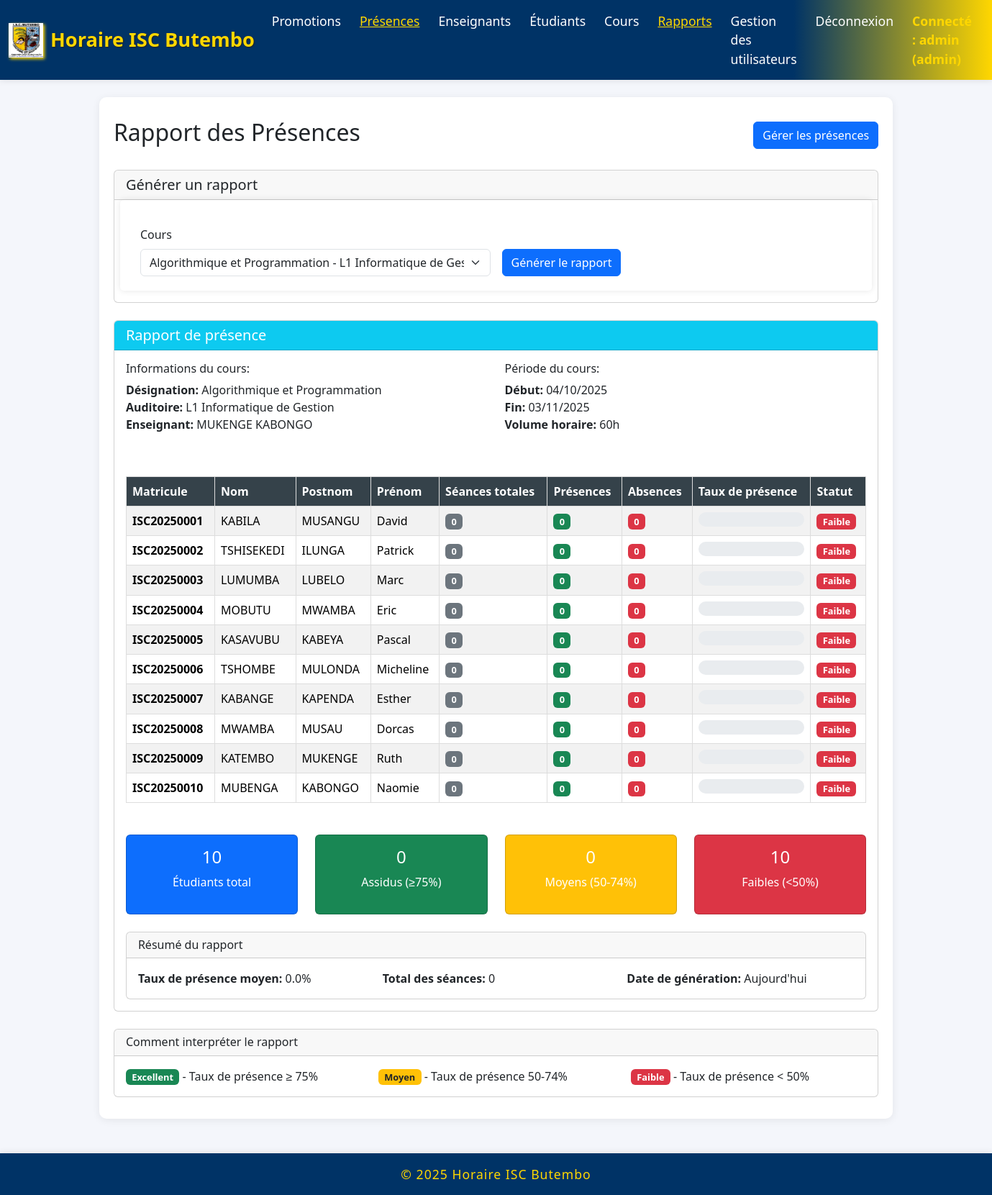
Page /presence/rapport?cours_id=1 (signed in) on the earlier database version.
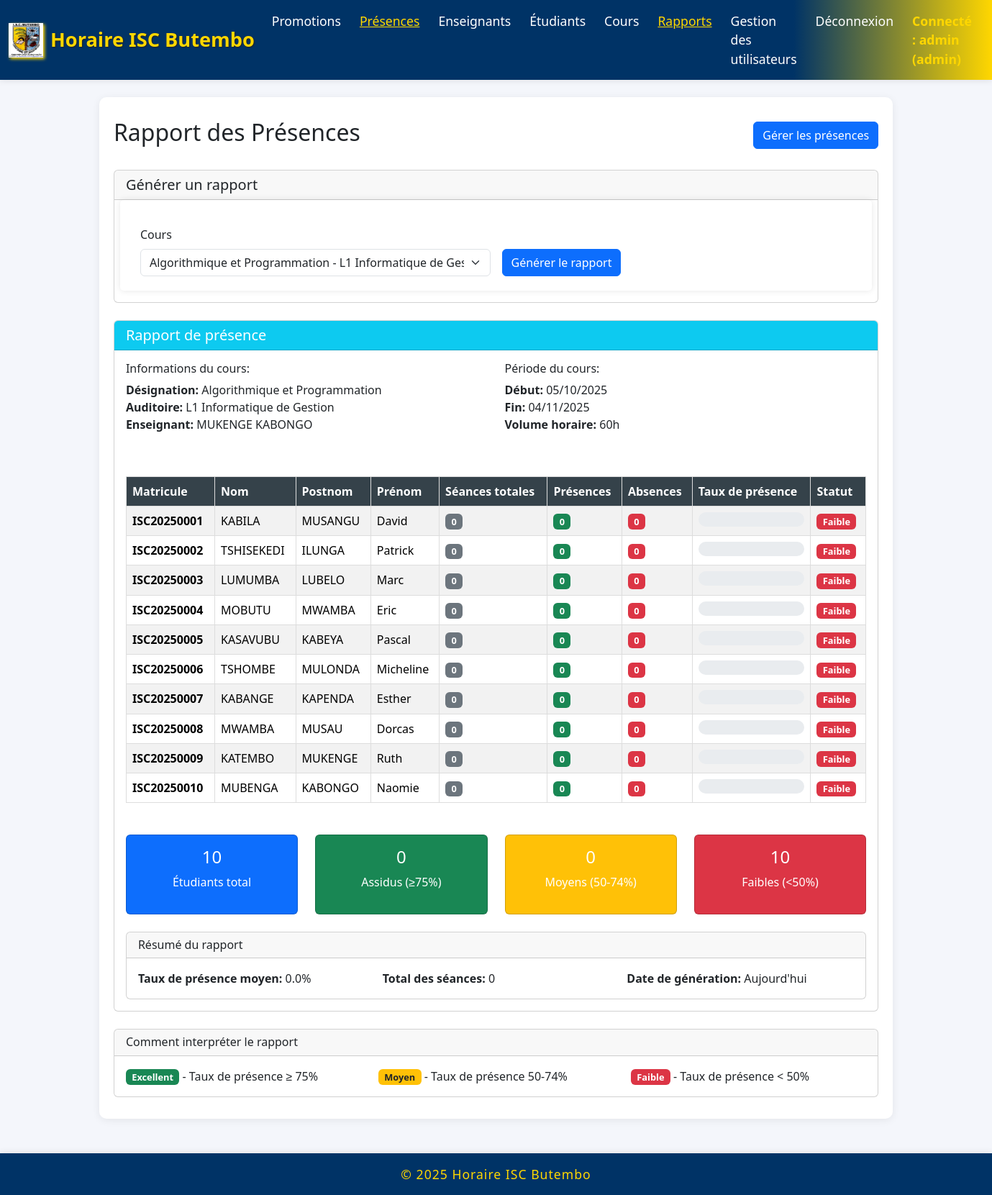
Same page on the later database version.
### models/__init__.py (models this page shows)
class Cours(db.Model):
    __tablename__ = 'cours'
    id = db.Column(db.Integer, primary_key=True)
    designation = db.Column(db.String(200), nullable=False)  # Nom du cours
    auditoire_id = db.Column(db.Integer, db.ForeignKey('auditoire.id'), nullable=False)
    enseignant_id = db.Column(db.Integer, db.ForeignKey('enseignant.id'), nullable=False)
    date_debut = db.Column(db.Date, nullable=False)
    date_fin = db.Column(db.Date, nullable=False)
    volume_horaire = db.Column(db.Integer, nullable=False)
    auditoire = db.relationship('Auditoire', backref='cours_list')
    enseignant = db.relationship('Enseignant', backref='cours')

### app.py (the view)
@app.route('/presence/rapport')
def rapport_presence():
    if 'username' not in session:
        return redirect(url_for('home'))
    cours_id = request.args.get('cours_id')
    etudiant_id = request.args.get('etudiant_id')
    cours_list = Cours.query.all()
    etudiants = Etudiant.query.all()
    rapports = []
    cours_selected = None
    etudiant_selected = None
    if cours_id:
        cours_selected = Cours.query.get(cours_id)
        if cours_selected:
            etudiants_auditoire = Etudiant.query.filter_by(auditoire_id=cours_selected.auditoire_id).all()
            for etudiant in etudiants_auditoire:
                total_seances = Presence.query.filter_by(
                    cours_id=cours_id,
                    etudiant_id=etudiant.id
                ).count()
                presences_count = Presence.query.filter_by(
                    cours_id=cours_id,
                    etudiant_id=etudiant.id,
                    present=True
                ).count()
                pourcentage = (presences_count / total_seances * 100) if total_seances > 0 else 0
                rapports.append({
                    'etudiant': etudiant,
                    'total_seances': total_seances,
                    'presences_count': presences_count,
                    'pourcentage': round(pourcentage, 2)
                })
    return render_template('rapport_presence.html',
                         cours_list=cours_list,
                         etudiants=etudiants,
                         rapports=rapports,
                         cours_selected=cours_selected,
                         etudiant_selected=etudiant_selected)

### templates/rapport_presence.html (shortened to what the changed rows need)
{% extends "base.html" %}
{% block content %}
<div class="d-flex justify-content-between align-items-center mb-4">
    <h2>Rapport des Présences</h2>
</div>
{% if cours_selected and rapports %}
<div class="card">
    <div class="card-header bg-info text-white">
        <h5 class="mb-0">
            Rapport de présence
        </h5>
    </div>
    <div class="card-body">
        <div class="row mb-4">
            <div class="col-md-6">
                <h6>Informations du cours:</h6>
                <ul class="list-unstyled">
                    <li><strong>Désignation:</strong> {{ cours_selected.designation }}</li>
                    <li><strong>Auditoire:</strong> {{ cours_selected.auditoire.nom }}</li>
                    <li><strong>Enseignant:</strong> {{ cours_selected.enseignant.nom }} {{ cours_selected.enseignant.postnom }}</li>
                </ul>
            </div>
            <div class="col-md-6">
                <h6>Période du cours:</h6>
                <ul class="list-unstyled">
                    <li><strong>Début:</strong> {{ cours_selected.date_debut.strftime('%d/%m/%Y') }}</li>
                    <li><strong>Fin:</strong> {{ cours_selected.date_fin.strftime('%d/%m/%Y') }}</li>
                    <li><strong>Volume horaire:</strong> {{ cours_selected.volume_horaire }}h</li>
                </ul>
            </div>
        </div>
        <div class="table-responsive">
            <table class="table table-striped table-hover">
                <thead class="table-dark">
                    <tr>
                        <th>Matricule</th>
                        <th>Nom</th>
                        <th>Postnom</th>
                        <th>Prénom</th>
                        <th>Séances totales</th>
                        <th>Présences</th>
                        <th>Absences</th>
                        <th>Taux de présence</th>
                        <th>Statut</th>
                    </tr>
                </thead>
                <tbody>
                    {% for rapport in rapports %}
                    <tr>
                        <td><strong>{{ rapport.etudiant.matricule }}</strong></td>
                        <td>{{ rapport.etudiant.nom }}</td>
                        <td>{{ rapport.etudiant.postnom }}</td>
                        <td>{{ rapport.etudiant.prenom }}</td>
                        <td>
                            <span class="badge bg-secondary">{{ rapport.total_seances }}</span>
                        </td>
                        <td>
                            <span class="badge bg-success">{{ rapport.presences_count }}</span>
                        </td>
                        <td>
                            <span class="badge bg-danger">{{ rapport.total_seances - rapport.presences_count }}</span>
                        </td>
                        <td>
                            <div class="progress" style="height: 20px;">
                            </div>
                        </td>
                        <td>
                            {% if rapport.pourcentage >= 75 %}
                                <span class="badge bg-success">Excellent</span>
                            {% elif rapport.pourcentage >= 50 %}
                                <span class="badge bg-warning text-dark">Moyen</span>
                            {% else %}
                                <span class="badge bg-danger">Faible</span>
                            {% endif %}
                        </td>
                    </tr>
                    {% endfor %}
                </tbody>
            </table>
        </div>
        <div class="row mt-4">
            <div class="col-md-3">
                <div class="card text-white bg-primary">
                    <div class="card-body text-center">
                        <h4>{{ rapports|length }}</h4>
                        <p>Étudiants total</p>
                    </div>
                </div>
            </div>
            <div class="col-md-3">
                <div class="card text-white bg-success">
                    <div class="card-body text-center">
                        <h4>{{ (rapports|selectattr('pourcentage', '>=', 75)|list)|length }}</h4>
                        <p>Assidus (≥75%)</p>
                    </div>
                </div>
            </div>
            <div class="col-md-3">
                <div class="card text-white bg-warning">
                    <div class="card-body text-center">
                        <h4>{{ (rapports|selectattr('pourcentage', '>=', 50)|selectattr('pourcentage', '<', 75)|list)|length }}</h4>
                        <p>Moyens (50-74%)</p>
                    </div>
                </div>
            </div>
            <div class="col-md-3">
                <div class="card text-white bg-danger">
                    <div class="card-body text-center">
                        <h4>{{ (rapports|selectattr('pourcentage', '<', 50)|list)|length }}</h4>
                        <p>Faibles (<50%)</p>
                    </div>
                </div>
            </div>
        </div>
        <div class="row mt-4">
            <div class="col-md-12">
                <div class="card">
                    <div class="card-header">
                        <h6 class="mb-0">Résumé du rapport</h6>
                    </div>
                    <div class="card-body">
                        <div class="row">
                            <div class="col-md-4">
                                <strong>Taux de présence moyen:</strong>
                                {{ (rapports|sum(attribute='pourcentage') / rapports|length)|round(2) }}%
                            </div>
                            <div class="col-md-4">
                                <strong>Total des séances:</strong>
                                {{ rapports[0].total_seances if rapports else 0 }}
                            </div>
                            <div class="col-md-4">
                                <strong>Date de génération:</strong>
                                Aujourd'hui
                            </div>
                        </div>
                    </div>
                </div>
            </div>
        </div>
    </div>
</div>
{% elif cours_selected %}
<div class="alert alert-info">
    Aucune donnée de présence trouvée pour ce cours.
</div>
{% endif %}
{% endblock %}

Differences in the rows shown:
changed Cours "Algorithmique et Programmation": date_debut "04/10/2025" → "05/10/2025"; date_fin "03/11/2025" → "04/11/2025"
